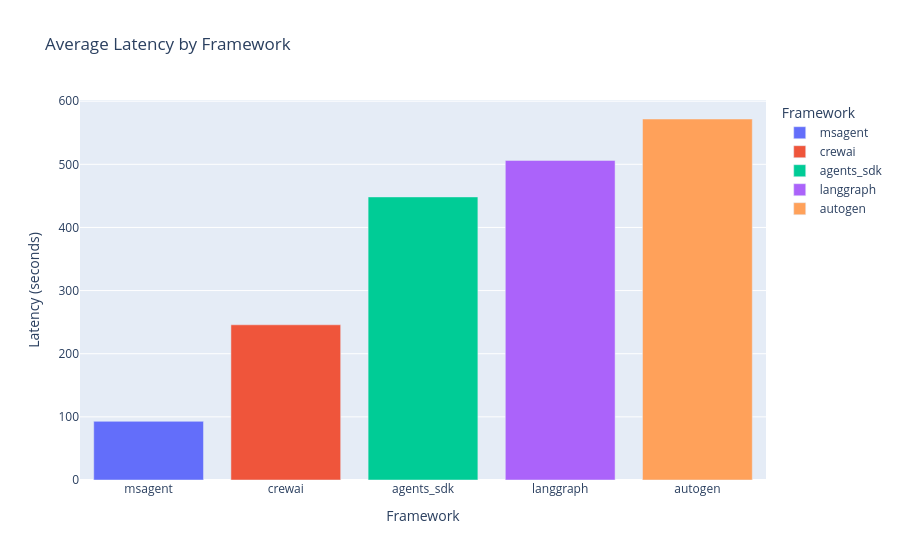

Notebook code for this chart:
### Markdown cell above
## Latency Comparison

### Code cell
if df is not None:
    # Bar chart: average latency per framework
    latency_avg = df.groupby("framework")["latency_seconds"].mean().reset_index()
    latency_avg = latency_avg.sort_values("latency_seconds")

    fig = px.bar(
        latency_avg,
        x="framework",
        y="latency_seconds",
        title="Average Latency by Framework",
        labels={"latency_seconds": "Latency (seconds)", "framework": "Framework"},
        color="framework",
    )
    fig.show()
    fig.write_image(FIGURES_DIR / "02_latency.png", width=1200, height=600, scale=2)

### Figure 1 — Plotly figure (JSON) as saved in the notebook; plotly's stock layout.template omitted (floating-point values rounded to 4 significant figures)
{"data": [{"hovertemplate": "Framework=%{x}<br>Latency (seconds)=%{y}<extra></extra>", "legendgroup": "msagent", "marker": {"color": "#636efa", "pattern": {"shape": ""}}, "name": "msagent", "orientation": "v", "showlegend": true, "textposition": "auto", "type": "bar", "x": ["msagent"], "xaxis": "x", "y": [92.92], "yaxis": "y"}, {"hovertemplate": "Framework=%{x}<br>Latency (seconds)=%{y}<extra></extra>", "legendgroup": "crewai", "marker": {"color": "#EF553B", "pattern": {"shape": ""}}, "name": "crewai", "orientation": "v", "showlegend": true, "textposition": "auto", "type": "bar", "x": ["crewai"], "xaxis": "x", "y": [245.8], "yaxis": "y"}, {"hovertemplate": "Framework=%{x}<br>Latency (seconds)=%{y}<extra></extra>", "legendgroup": "agents_sdk", "marker": {"color": "#00cc96", "pattern": {"shape": ""}}, "name": "agents_sdk", "orientation": "v", "showlegend": true, "textposition": "auto", "type": "bar", "x": ["agents_sdk"], "xaxis": "x", "y": [448.3], "yaxis": "y"}, {"hovertemplate": "Framework=%{x}<br>Latency (seconds)=%{y}<extra></extra>", "legendgroup": "langgraph", "marker": {"color": "#ab63fa", "pattern": {"shape": ""}}, "name": "langgraph", "orientation": "v", "showlegend": true, "textposition": "auto", "type": "bar", "x": ["langgraph"], "xaxis": "x", "y": [506.1], "yaxis": "y"}, {"hovertemplate": "Framework=%{x}<br>Latency (seconds)=%{y}<extra></extra>", "legendgroup": "autogen", "marker": {"color": "#FFA15A", "pattern": {"shape": ""}}, "name": "autogen", "orientation": "v", "showlegend": true, "textposition": "auto", "type": "bar", "x": ["autogen"], "xaxis": "x", "y": [571.7], "yaxis": "y"}], "layout": {"barmode": "relative", "legend": {"title": {"text": "Framework"}, "tracegroupgap": 0}, "title": {"text": "Average Latency by Framework"}, "xaxis": {"anchor": "y", "categoryarray": ["msagent", "crewai", "agents_sdk", "langgraph", "autogen"], "categoryorder": "array", "domain": [0, 1], "title": {"text": "Framework"}}, "yaxis": {"anchor": "x", "domain": [0, 1], "title": {"text": "Latency (seconds)"}}}}
